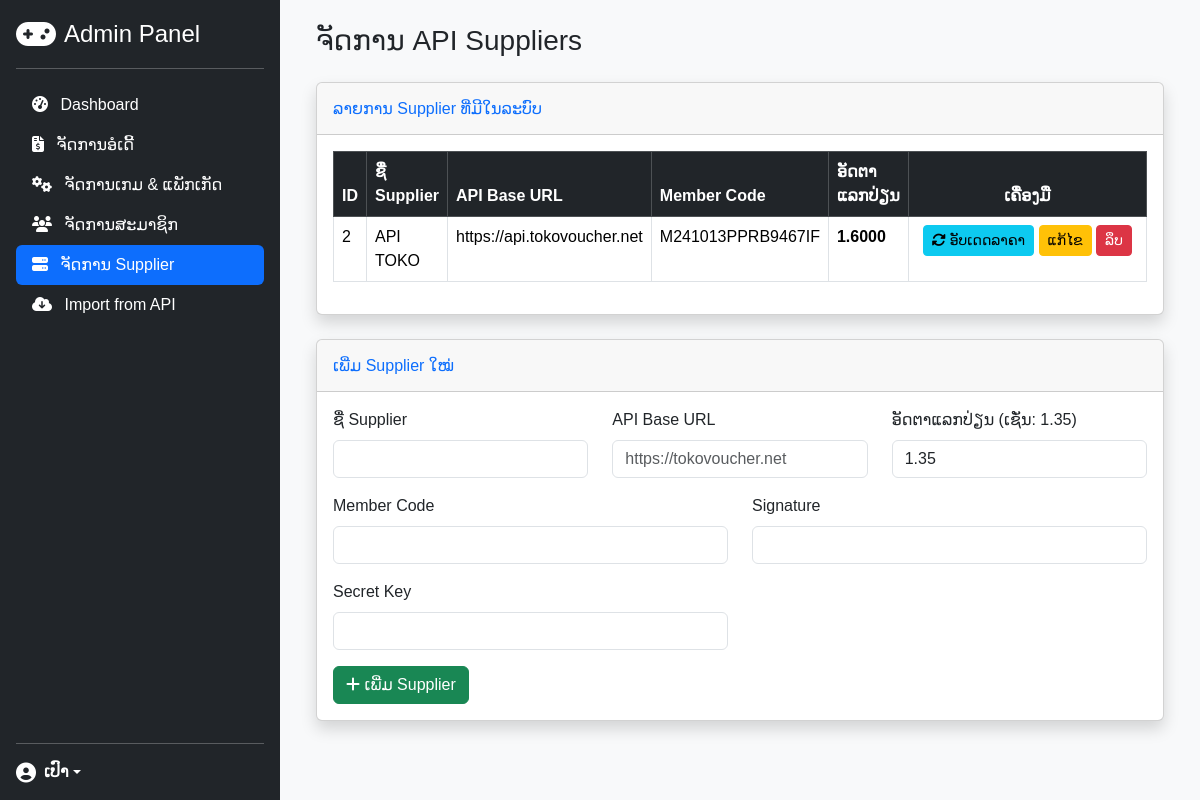
Page /admin/manage_suppliers.php (signed in) on the earlier database version.
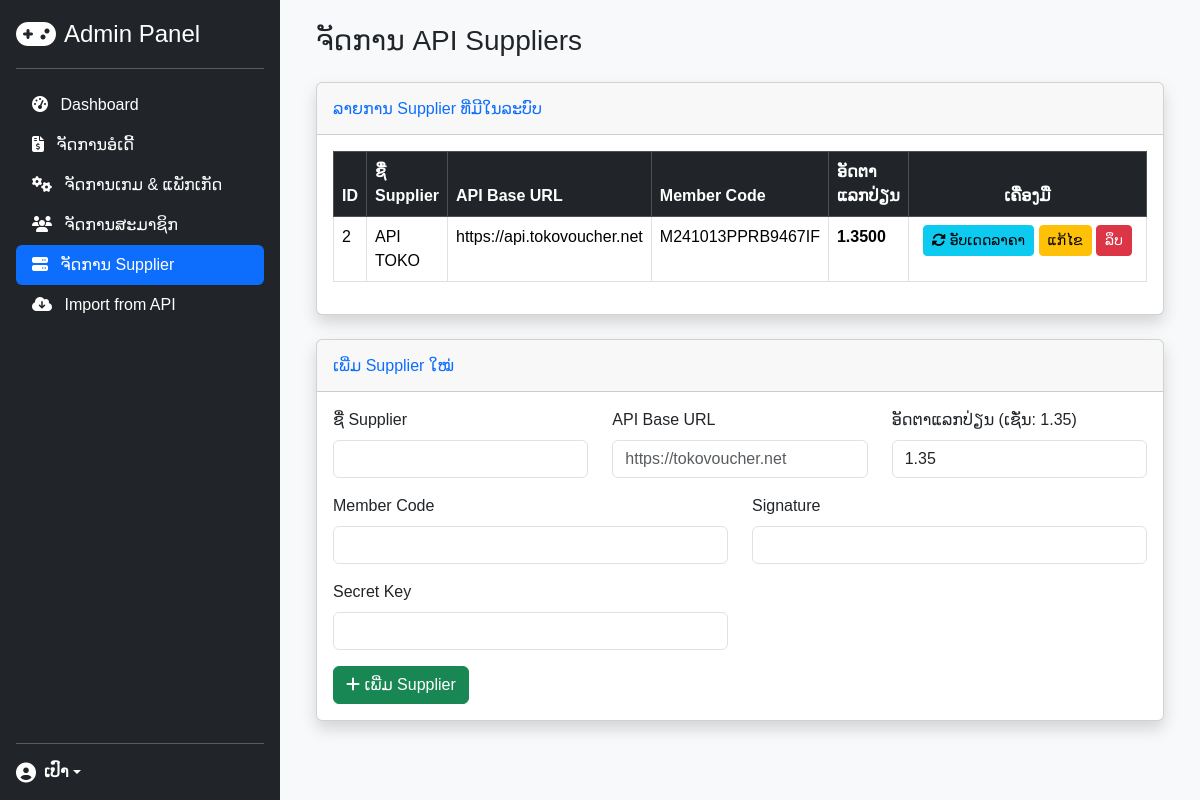
Same page on the later database version.
### tables this page shows
CREATE TABLE `api_suppliers` (
  `id` int(11) NOT NULL,
  `name` varchar(100) NOT NULL,
  `api_base_url` varchar(255) NOT NULL,
  `member_code` varchar(255) DEFAULT NULL,
  `signature` text DEFAULT NULL,
  `api_secret_key` varchar(255) DEFAULT NULL,
  `exchange_rate` decimal(10,4) NOT NULL DEFAULT 1.0000,
  `is_active` tinyint(1) NOT NULL DEFAULT 1
);

### admin/manage_suppliers.php (the view, shortened to what this page needs)
<?php
require_once 'db_connect.php';
$suppliers_result = $conn->query("SELECT * FROM api_suppliers ORDER BY name ASC");
require_once 'admin_header.php';
?>
<div class="container-fluid">
    <h1 class="h3 mb-4 text-gray-800">ຈັດການ API Suppliers</h1>
    <div class="card shadow mb-4">
        <div class="card-header py-3">
            <h6 class="m-0 font-weight-bold text-primary">ລາຍການ Supplier ທີ່ມີໃນລະບົບ</h6>
        </div>
        <div class="card-body">
            <div class="table-responsive">
                <table class="table table-bordered table-hover">
                    <thead class="table-dark">
                        <tr>
                            <th>ID</th>
                            <th>ຊື່ Supplier</th>
                            <th>API Base URL</th>
                            <th>Member Code</th>
                            <th>ອັດຕາແລກປ່ຽນ</th>
                            <th class="text-center" style="width: 250px;">ເຄື່ອງມື</th>
                        </tr>
                    </thead>
                    <tbody>
                        <?php if ($suppliers_result && $suppliers_result->num_rows > 0): ?>
                            <?php while($supplier = $suppliers_result->fetch_assoc()): ?>
                                <tr>
                                    <td><?php echo $supplier['id']; ?></td>
                                    <td><?php echo htmlspecialchars($supplier['name']); ?></td>
                                    <td><?php echo htmlspecialchars($supplier['api_base_url']); ?></td>
                                    <td><?php echo htmlspecialchars($supplier['member_code']); ?></td>
                                    <td class="fw-bold"><?php echo htmlspecialchars($supplier['exchange_rate']); ?></td>
                                    <td class="text-center">
                                        <button class="btn btn-sm btn-info update-prices-btn" data-supplier-id="<?php echo $supplier['id']; ?>" data-supplier-name="<?php echo htmlspecialchars($supplier['name']); ?>">
                                            <i class="fas fa-sync-alt"></i> ອັບເດດລາຄາ
                                        </button>
                                        <a href="edit_supplier.php?id=<?php echo $supplier['id']; ?>" class="btn btn-sm btn-warning">ແກ້ໄຂ</a>
                                        <a href="delete_supplier.php?id=<?php echo $supplier['id']; ?>" class="btn btn-sm btn-danger" onclick="return confirm('ແນ່ໃຈບໍ່ວ່າຕ້ອງການລຶບ?');">ລຶບ</a>
                                    </td>
                                </tr>
                            <?php endwhile; ?>
                        <?php else: ?>
                            <tr><td colspan="6" class="text-center">ຍັງບໍ່ມີຂໍ້ມູນ Supplier.</td></tr>
                        <?php endif; ?>
                    </tbody>
                </table>
            </div>
        </div>
    </div>
    <div class="card shadow mb-4">
        <div class="card-header py-3">
            <h6 class="m-0 font-weight-bold text-primary">ເພີ່ມ Supplier ໃໝ່</h6>
        </div>
        <div class="card-body">
            <form action="manage_suppliers.php" method="POST">
                <div class="row">
                    <div class="col-md-4 mb-3">
                        <label class="form-label">ຊື່ Supplier</label>
                        <input type="text" name="name" class="form-control" required>
                    </div>
                    <div class="col-md-4 mb-3">
                        <label class="form-label">API Base URL</label>
                        <input type="text" name="api_base_url" class="form-control" placeholder="https://tokovoucher.net" required>
                    </div>
                     <div class="col-md-4 mb-3">
                        <label class="form-label">ອັດຕາແລກປ່ຽນ (ເຊັ່ນ: 1.35)</label>
                        <input type="number" name="exchange_rate" class="form-control" step="0.0001" value="1.35" required>
                    </div>
                </div>
                <div class="row">
                    <div class="col-md-6 mb-3">
                        <label class="form-label">Member Code</label>
                        <input type="text" name="member_code" class="form-control">
                    </div>
                    <div class="col-md-6 mb-3">
                        <label class="form-label">Signature</label>
                        <input type="text" name="signature" class="form-control">
                    </div>
                </div>
                <div class="row">
                    <div class="col-md-6 mb-3">
                        <label class="form-label">Secret Key</label>
                        <input type="password" name="api_secret_key" class="form-control">
                    </div>
                </div>
                <button type="submit" name="add_supplier" class="btn btn-success">
                    <i class="fas fa-plus"></i> ເພີ່ມ Supplier
                </button>
            </form>
        </div>
    </div>
</div>
</div>
</body>
</html>

Differences in the rows shown:
changed api_suppliers "API TOKO": exchange_rate "1.6000" → "1.3500"
